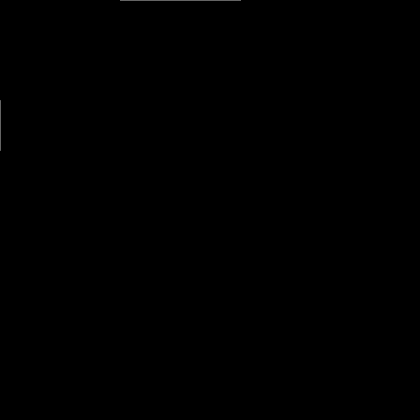
Frame 1 (no input)
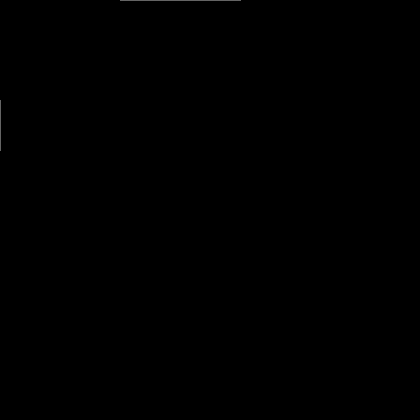
Frame 60 (the mouse pressed at the canvas centre just before this capture)
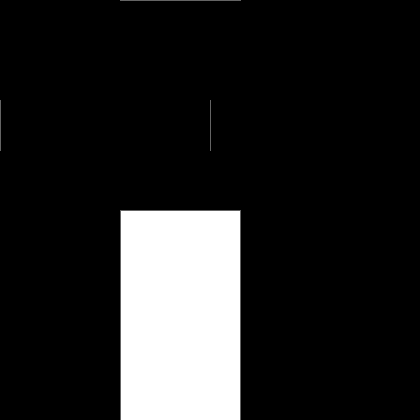
Frame 120 (the mouse held since frame 60 and released just before this capture)

The Processing sketch that drew these frames (run headless with seeded random() and noise(); from frame 60 on, the mouse is pressed at the canvas centre):

// Processing sketch: processing_45078
// ── processing_45078.pde

void setup(){
    size(420,420);
    background(0);
    stroke(100);
   smooth();
  }
  
void draw(){

    line(mouseX,100,mouseX,150);
rect(120,mouseY,120,mouseY);
 }
